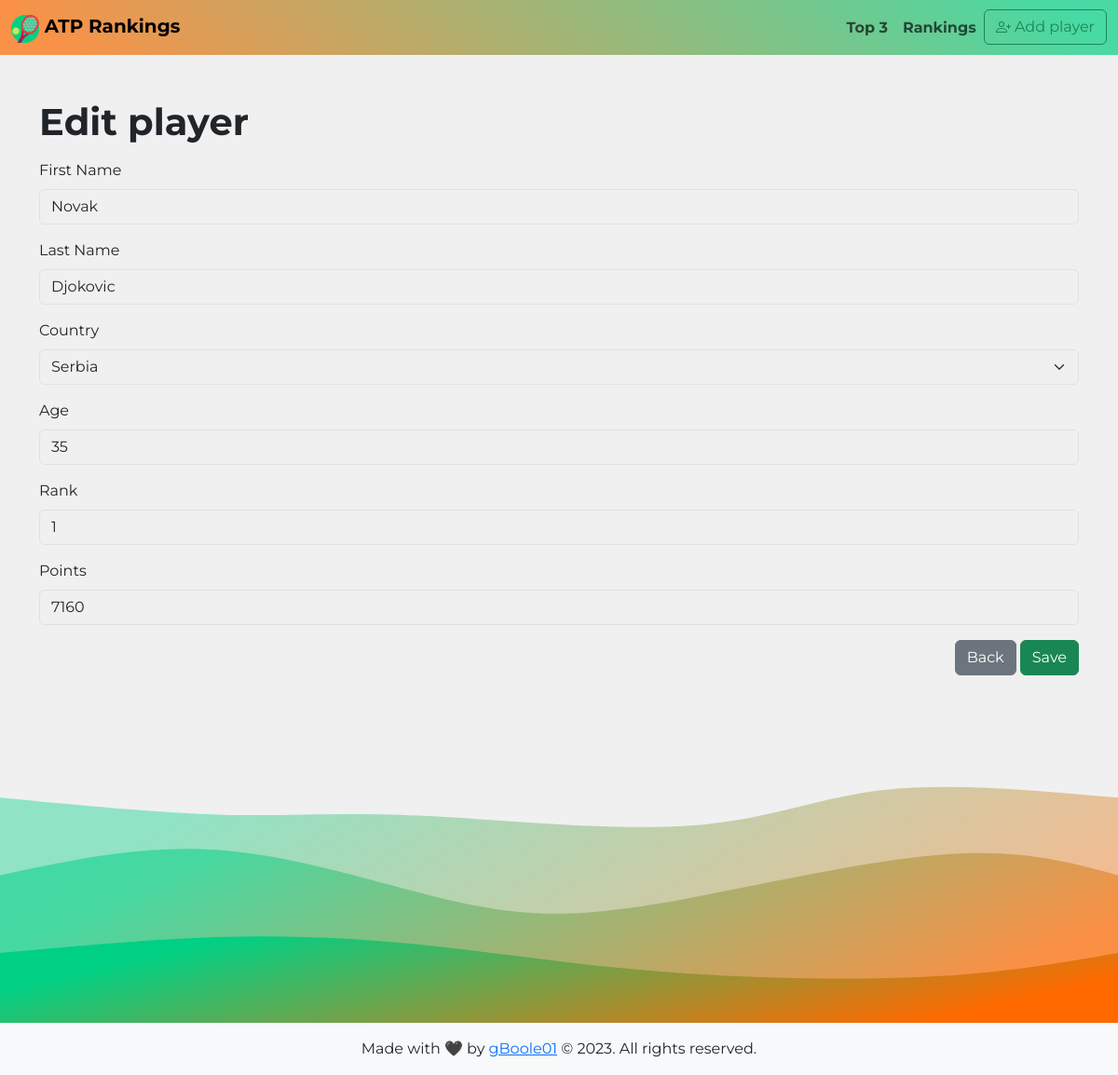
The app's page /editPlayer.php?id=492e5f40-6e89-46a1-86a5-05351ff5fdea with its own data.
### tables this page shows
CREATE TABLE players (
    id INT NOT NULL AUTO_INCREMENT,
    uuid VARCHAR(255) NOT NULL,
    firstname VARCHAR(255) NOT NULL,
    lastname VARCHAR(255) NOT NULL,
    country VARCHAR(255) NOT NULL,
    age INT NOT NULL,
    rank INT NOT NULL,
    points INT NOT NULL,
    image VARCHAR(255),
    PRIMARY KEY (id)
);

### src/lib/countries.php (called while the page is built, shortened)
<?php
function getCountries()
{
    return $countries;
}

### src/editPlayer.php (the view, shortened to what this page needs)
<?php
require('lib/countries.php');
$pdo = dbConnect();
$countries = getCountries();
$playerId = $_GET['id'] ?? null;
$sql = "SELECT * FROM players WHERE uuid = :uuid";
$stmt = $pdo->prepare($sql);
$stmt->bindParam(':uuid', $playerId, PDO::PARAM_STR);
$stmt->execute();
$player = $stmt->fetch();
include('inc/header.php'); ?>
<h1 class="fw-bolder mb-3">Edit player</h1>
<form class="d-flex flex-column gap-3" action="/editPlayer.php?id=<?= $playerId ?>" method="POST" novalidate>
    <div>
        <label for="firstname" class="form-label">First Name</label>
        <input type="text" class="form-control" id="firstname" name="firstname" required value="<?= $player['firstname'] ?>">
    </div>
    <div>
        <label for="lastname" class="form-label">Last Name</label>
        <input type="text" class="form-control" id="lastname" name="lastname" required value="<?= $player['lastname'] ?>">
    </div>
    <div>
        <label for="country" class="form-label">Country</label>
        <select class="form-select" id="country" name="country" required>
            <?php foreach ($countries as $iso => $country) { ?>
                <option value="<?= $iso ?>" <?= $player['country'] === $iso ? 'selected' : '' ?>><?= $country ?></option>
            <?php } ?>
        </select>
    </div>
    <div>
        <label for="age" class="form-label">Age</label>
        <input type="number" class="form-control" id="age" name="age" required value="<?= $player['age'] ?>">
    </div>
    <div>
        <label for="rank" class="form-label">Rank</label>
        <input type="number" class="form-control" id="rank" name="rank" required value="<?= $player['rank'] ?>">
    </div>
    <div>
        <label for="points" class="form-label">Points</label>
        <input type="number" class="form-control" id="points" name="points" required value="<?= $player['points'] ?>">
    </div>
    <div class="text-end">
        <a href="/viewPlayer.php?id=<?= $player["uuid"] ?>" class="btn btn-secondary">Back</a>
        <button type="submit" class="btn btn-success">Save</button>
    </div>
</form>
<?php include('inc/footer.php');

### src/assets/css/style.css (style rules this page uses)
*, *::before, *::after { box-sizing: border-box; }
body, h1, h2, h3, h4, p, figure, blockquote, dl, dd { margin: 0; }
body { min-height: 100vh; text-rendering: optimizeSpeed; line-height: 1.5; }
input, button, textarea, select { font: inherit; }
body { font-family: "Montserrat", sans-serif; height: 100vh; min-width: 320px; display: flex; flex-direction: column; }
:root { --bs-body-bg: #f0f0f0; --bs-body-bg-rgb: rgb(240, 240, 240); }
input[type="number"] { -moz-appearance: textfield; }

### records on screen
players: firstname "Novak", lastname "Djokovic", country "Serbia", age "35", rank "1", points "7160"
